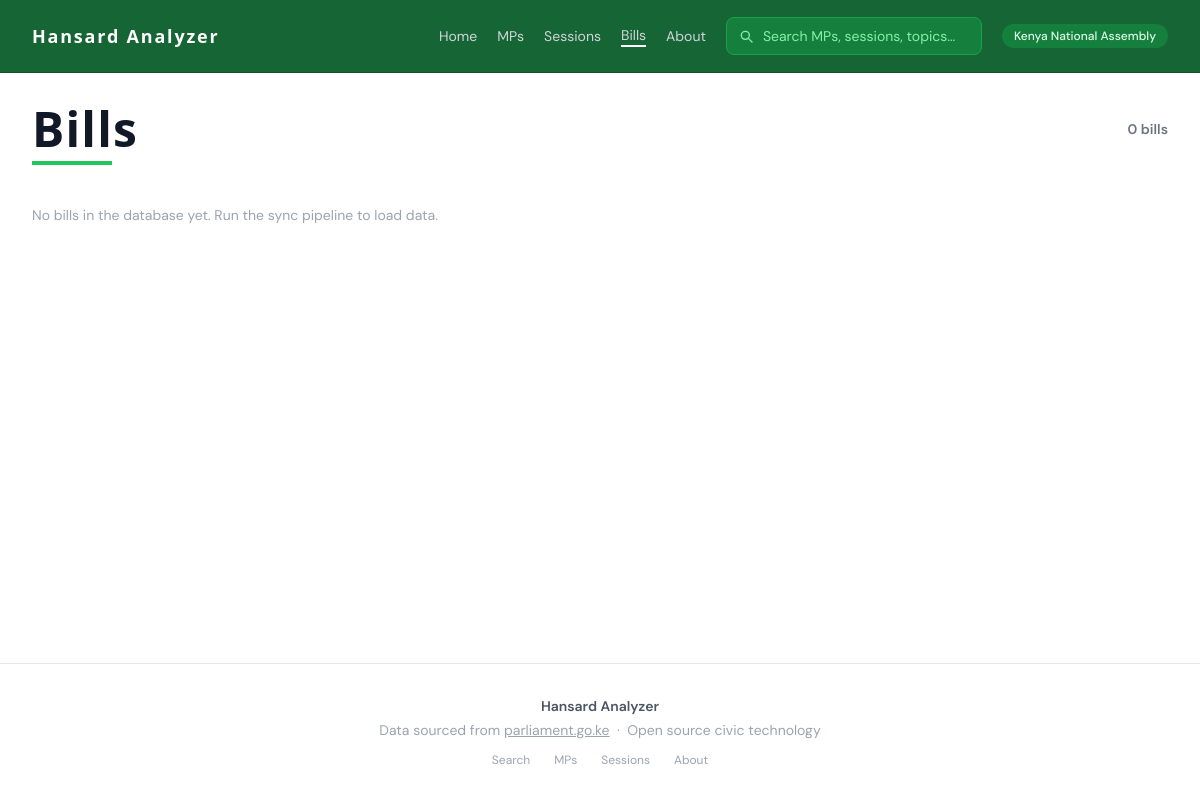
/bills/, run on an earlier commit of the app's database.
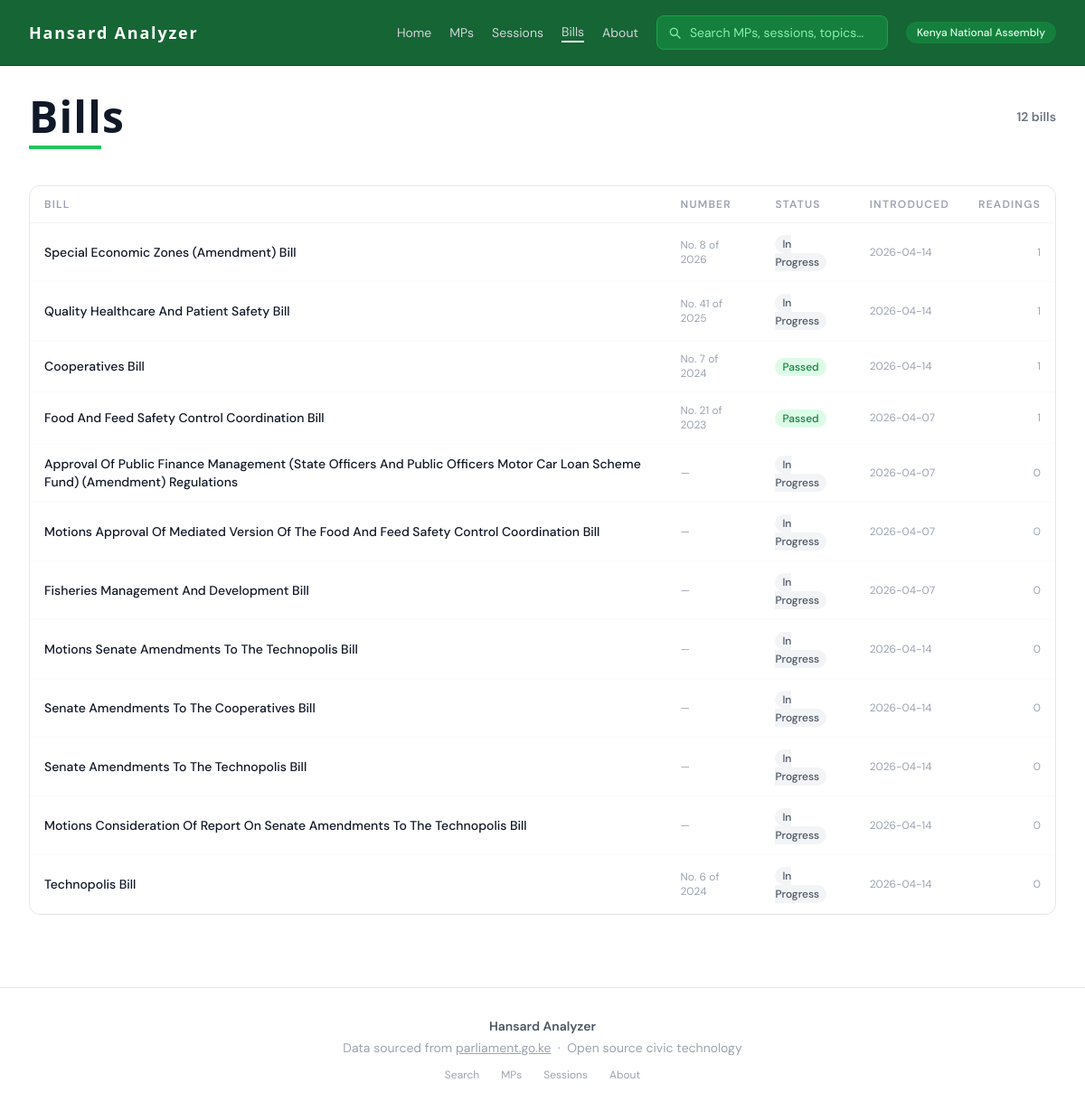
And on a later commit of the database.
### tables this page shows
CREATE TABLE bills (
    id              INTEGER PRIMARY KEY AUTOINCREMENT,
    agenda_item_id  INTEGER REFERENCES agenda_items(id),
    bill_number     TEXT,
    bill_year       INTEGER,
    title           TEXT NOT NULL,
    sponsor_id      INTEGER REFERENCES members(id),
    current_status  TEXT,
    introduced_date TEXT,
    last_activity   TEXT
);

### routes/bills.py (the view)
@bills_bp.route("/")
def bills_list():
    page     = request.args.get("page", 1, type=int)
    per_page = 25
    conn = get_connection()
    all_bills = get_all_bills(conn)
    conn.close()
    p = paginate(all_bills, page, per_page)
    return render_template("bills.html", bills=p["items"], pagination=p)

### analyzer/database/queries.py (called while the page is built)
def get_all_bills(conn: sqlite3.Connection) -> list[dict]:
    cursor = conn.cursor()
    cursor.execute(
        """
        SELECT
            b.*,
            COUNT(br.id)    AS reading_count,
            MAX(br.date)    AS latest_reading_date
        FROM bills b
        LEFT JOIN bill_readings br ON br.bill_id = b.id
        GROUP BY b.id
        ORDER BY latest_reading_date DESC
        """
    )
    columns = [d[0] for d in cursor.description]
    return [dict(zip(columns, row)) for row in cursor.fetchall()]

### analyzer/database/seed.py (called while the page is built)
def get_connection(db_path: Path = DB_PATH) -> sqlite3.Connection:
    conn = sqlite3.connect(db_path)
    conn.execute("PRAGMA foreign_keys = ON")
    return conn

### templates/bills.html (shortened to what this page needs)
{% extends "base.html" %}
{% block content %}
<div class="mb-10">
    <div class="flex items-center justify-between mb-2">
        <h1 class="font-sans text-4xl sm:text-5xl font-black text-gray-900 tracking-wide">Bills</h1>
        <span class="text-sm font-semibold text-gray-500">{{ bills|length }} bills</span>
    </div>
    <div class="h-1 w-20 bg-green-500 mb-4"></div>
</div>
{% if bills %}
<div class="bg-white border border-gray-200 rounded-xl overflow-hidden">
    <table class="w-full text-sm">
        <thead>
            <tr class="border-b border-gray-100">
                <th class="text-left px-4 py-3 text-xs font-semibold tracking-widest
                           text-gray-400 uppercase">Bill</th>
                <th class="text-left px-4 py-3 text-xs font-semibold tracking-widest
                           text-gray-400 uppercase">Number</th>
                <th class="text-left px-4 py-3 text-xs font-semibold tracking-widest
                           text-gray-400 uppercase">Status</th>
                <th class="text-left px-4 py-3 text-xs font-semibold tracking-widest
                           text-gray-400 uppercase">Introduced</th>
                <th class="text-right px-4 py-3 text-xs font-semibold tracking-widest
                           text-gray-400 uppercase">Readings</th>
            </tr>
        </thead>
        <tbody>
            {% for bill in bills %}
            <tr class="border-b border-gray-50 hover:bg-gray-50 transition-colors">
                <td class="px-4 py-3">
                    <a href="/bills/{{ bill.id }}"
                       class="font-medium text-gray-900 hover:text-green-700 transition-colors">
                        {{ bill.title }}
                    </a>
                </td>
                <td class="px-4 py-3 text-gray-400 text-xs">
                    {% if bill.bill_number %}
                        No. {{ bill.bill_number }} of {{ bill.bill_year }}
                    {% else %}
                        —
                    {% endif %}
                </td>
                <td class="px-4 py-3">
                    <span class="text-xs px-2 py-0.5 rounded-full font-medium
                        {% if bill.current_status == 'Passed' %}bg-green-100 text-green-700
                        {% elif bill.current_status == 'Rejected' %}bg-red-100 text-red-700
                        {% else %}bg-gray-100 text-gray-600{% endif %}">
                        {{ bill.current_status or 'In Progress' }}
                    </span>
                </td>
                <td class="px-4 py-3 text-gray-400 text-xs">
                    {{ bill.introduced_date or '—' }}
                </td>
                <td class="px-4 py-3 text-right text-gray-400 text-xs">
                    {{ bill.reading_count or 0 }}
                </td>
            </tr>
            {% endfor %}
        </tbody>
    </table>
</div>
{% set p = pagination %}
{% set extra_params = '' %}
{% else %}
<p class="text-sm text-gray-400">
    No bills in the database yet. Run the sync pipeline to load data.
</p>
{% endif %}
{% endblock %}

### templates/base.html (shortened to what this page needs)
<!DOCTYPE html>
<html lang="en">
<head>
    <script src="https://cdn.tailwindcss.com"></script>
</head>
<body class="text-stone-900 min-h-screen flex flex-col">
    <nav class="bg-green-800 border-b border-green-900 sticky top-0 z-50">
        <div class="max-w-7xl mx-auto px-4 py-2 sm:px-6 lg:px-8">
            <div class="flex items-center justify-between h-14 gap-4">
                <a href="{{ url_for('home.index') }}" class="text-white font-sans font-bold text-lg tracking-widest
                      flex items-center gap-2 hover:text-green-300 transition-colors shrink-0">
                    Hansard Analyzer
                </a>
                <div class="hidden sm:flex items-center gap-5 text-sm text-gray-300 flex-1 justify-end">
                    <a href="{{ url_for('home.index') }}"
                        class="hover:text-white transition-colors whitespace-nowrap
                                        {{ 'border-b-2 border-white' if request.path == url_for('home.index') else '' }}">
                        Home
                    </a>
                    <a href="{{ url_for('members.member_list') }}"
                        class="hover:text-white transition-colors whitespace-nowrap
                                        {{ 'border-b-2 border-white' if request.path == url_for('members.member_list') else '' }}">
                        MPs
                    </a>
                    <a href="{{ url_for('sessions.session_list') }}"
                        class="hover:text-white transition-colors whitespace-nowrap
                                        {{ 'border-b-2 border-white' if request.path == url_for('sessions.session_list') else '' }}">
                        Sessions
                    </a>
                    <a href="{{ url_for('bills.bills_list') }}"
                        class="hover:text-white transition-colors whitespace-nowrap
                                        {{ 'border-b-2 border-white' if request.path == url_for('bills.bills_list') else '' }}">
                        Bills
                    </a>
                    <a href="{{ url_for('home.about') }}"
                        class="hover:text-white transition-colors whitespace-nowrap
                                        {{ 'border-b-2 border-white' if request.path == url_for('home.about') else '' }}">
                        About
                    </a>
                    <div id="omnibox" class="relative w-64">
                        <form id="omnibox-form" action="{{ url_for('search.search') }}" method="get" autocomplete="off">
                            <div class="relative flex items-center">
                                <input
                                    id="omnibox-input"
                                    type="text"
                                    name="q"
                                    placeholder="Search MPs, sessions, topics…"
                                    class="w-full pl-9 pr-3 py-2 rounded-lg bg-green-700 border border-green-600
                                           text-white placeholder-green-300 text-sm
                                           focus:outline-none focus:ring-2 focus:ring-green-400 focus:bg-green-600
                                           transition-all"
                                />
                            </div>
                        </form>
                    </div>
                    <span class="bg-green-700 text-green-100 text-xs font-medium px-3 py-1 rounded-full whitespace-nowrap">
                        Kenya National Assembly
                    </span>
                </div>
            </div>
        </div>
    </nav>
    <main class="flex-1">
        <div class="max-w-7xl mx-auto px-4 sm:px-6 lg:px-8 py-8">
            {% block content %}{% endblock %}
        </div>
    </main>
    <footer class="border-t border-gray-200 mt-12 py-8 text-center text-sm text-gray-400">
        <div class="max-w-7xl mx-auto px-4">
            <p class="font-semibold text-gray-600 mb-1">Hansard Analyzer</p>
            <p class="mb-3">
                Data sourced from
                <a href="https://parliament.go.ke" target="_blank"
                    class="underline hover:text-gray-600 transition-colors">parliament.go.ke</a>
                &nbsp;·&nbsp; Open source civic technology
            </p>
            <div class="flex justify-center gap-6 text-xs">
                <a href="{{ url_for('search.search') }}" class="hover:text-gray-600 transition-colors">Search</a>
                <a href="{{ url_for('members.member_list') }}" class="hover:text-gray-600 transition-colors">MPs</a>
                <a href="{{ url_for('sessions.session_list') }}"
                    class="hover:text-gray-600 transition-colors">Sessions</a>
                <a href="{{ url_for('home.about') }}" class="hover:text-gray-600 transition-colors">About</a>
            </div>
        </div>
    </footer>
</body>
</html>

### templates/base.html (style rules this page uses)
body { font-family: 'DM Sans', sans-serif; }
h1, h2, h3, h4, h5, h6 { font-family: 'Spectral', serif; }

What changed in the data, as far as the page shows it:
added bills: title "Special Economic Zones (Amendment) Bill", bill_number "8", bill_year "2026", current_status "In Progress", introduced_date "2026-04-14", reading_count "1"
added bills: title "Quality Healthcare And Patient Safety Bill", bill_number "41", bill_year "2025", current_status "In Progress", introduced_date "2026-04-14", reading_count "1"
added bills: title "Cooperatives Bill", bill_number "7", bill_year "2024", current_status "Passed", introduced_date "2026-04-14", reading_count "1"
added bills: title "Food And Feed Safety Control Coordination Bill", bill_number "21", bill_year "2023", current_status "Passed", introduced_date "2026-04-07", reading_count "1"
added bills: title "Approval Of Public Finance Management (State Officers And Public Officers Motor Car Loan Scheme Fund) (Amendment) Regulations", current_status "In Progress", introduced_date "2026-04-07", reading_count "0"
added bills: title "Motions Approval Of Mediated Version Of The Food And Feed Safety Control Coordination Bill", current_status "In Progress", introduced_date "2026-04-07", reading_count "0"
added bills: title "Fisheries Management And Development Bill", current_status "In Progress", introduced_date "2026-04-07", reading_count "0"
added bills: title "Motions Senate Amendments To The Technopolis Bill", current_status "In Progress", introduced_date "2026-04-14", reading_count "0"
added bills: title "Senate Amendments To The Cooperatives Bill", current_status "In Progress", introduced_date "2026-04-14", reading_count "0"
added bills: title "Senate Amendments To The Technopolis Bill", current_status "In Progress", introduced_date "2026-04-14", reading_count "0"
added bills: title "Motions Consideration Of Report On Senate Amendments To The Technopolis Bill", current_status "In Progress", introduced_date "2026-04-14", reading_count "0"
added bills: title "Technopolis Bill", bill_number "6", bill_year "2024", current_status "In Progress", introduced_date "2026-04-14", reading_count "0"
Also different on the page:
{{ bills|length }}: "0" → "12"
text no longer shown: "No bills in the database yet. Run the sync pipeline to load data."
text now shown: "BILL NUMBER STATUS INTRODUCED READINGS"
